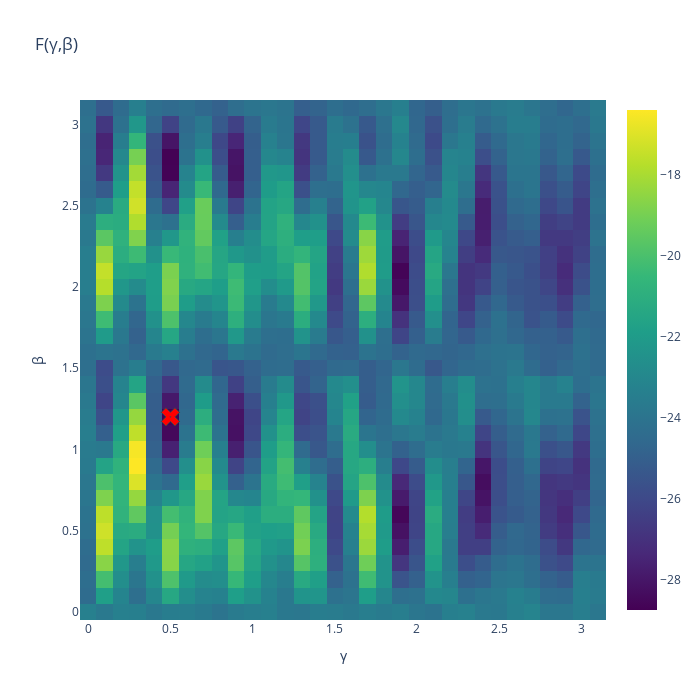

Notebook source saved alongside this figure:
### Code cell
# Plot Heatmap 
fig = go.Figure(data=go.Heatmap(z=landscape, x=b_beta, y=a_gamma, type = 'heatmap', colorscale = 'viridis'))

# Update Layout
fig.update_layout(title="F(γ,β)", width=700, height=700, yaxis_title="β", xaxis_title="γ")

# Display Global Minimium 
fig.add_trace(
    go.Scatter(mode="markers", x=[opt_beta], y=[opt_gamma], marker_symbol=[204], text = [landscape[gamma,beta]],
                   marker_color="red",  hovertemplate="x: %{x}<br>y: %{y}<br> z: %{text:.2f}<extra></extra>", 
                   marker_line_width=1, marker_size=16))

### Figure 1 — Plotly figure (JSON) as saved in the notebook; plotly's stock layout.template omitted (floating-point values rounded to 4 significant figures; data arrays with more than 128 entries replaced by an {"elided": "..."} marker saying what was removed)
{"data": [{"colorscale": [[0, "#440154"], [0.1111, "#482878"], [0.2222, "#3e4989"], [0.3333, "#31688e"], [0.4444, "#26828e"], [0.5556, "#1f9e89"], [0.6667, "#35b779"], [0.7778, "#6ece58"], [0.8889, "#b5de2b"], [1, "#fde725"]], "type": "heatmap", "x": [0, 0.1, 0.2, 0.3, 0.4, 0.5, 0.6, 0.7, 0.8, 0.9, 1, 1.1, 1.2, 1.3, 1.4, 1.5, 1.6, 1.7, 1.8, 1.9, 2, 2.1, 2.2, 2.3, 2.4, 2.5, 2.6, 2.7, 2.8, 2.9, 3, 3.1], "y": [0, 0.1, 0.2, 0.3, 0.4, 0.5, 0.6, 0.7, 0.8, 0.9, 1, 1.1, 1.2, 1.3, 1.4, 1.5, 1.6, 1.7, 1.8, 1.9, 2, 2.1, 2.2, 2.3, 2.4, 2.5, 2.6, 2.7, 2.8, 2.9, 3, 3.1], "z": {"elided": "32x32 float values"}}, {"hovertemplate": "x: %{x}<br>y: %{y}<br> z: %{text:.2f}<extra></extra>", "marker": {"color": "red", "line": {"width": 1}, "size": 16, "symbol": [204]}, "mode": "markers", "text": ["-28.749125"], "type": "scatter", "x": [0.5], "y": [1.2]}], "layout": {"height": 700, "title": {"text": "F(γ,β)"}, "width": 700, "xaxis": {"title": {"text": "γ"}}, "yaxis": {"title": {"text": "β"}}}}
